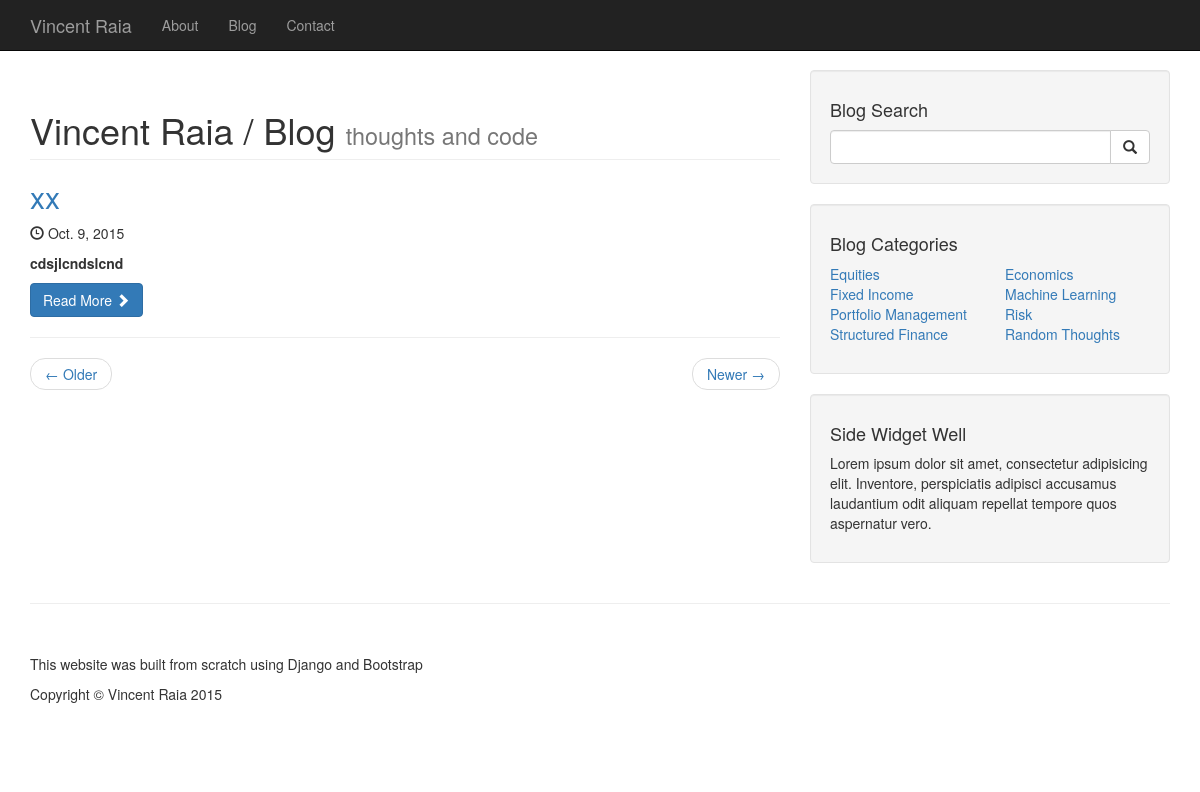
Screenshot of /blog/ with the database file from the repository.
### blog/models.py (models this page shows)
class Post(models.Model):
    title = models.CharField(max_length=255)
    slug = models.SlugField(unique=True, max_length=255)
    description = RichTextField()
    content = RichTextField()
    published = models.BooleanField(default=True)
    created = models.DateTimeField(auto_now_add=True)

### blog/views.py (the view)
# urls.py: url(r'^blog/$', 'blog.views.index'),
def index(request):
    posts = Post.objects.filter(published=True)
    return render(request, 'blog_posts.html', {'posts': posts})

### templates/blog_posts.html
{% extends "blog.html" %}
{% block posts %}
    {% for post in posts %}
    <h2>
        <a href="{{post.slug}}">{{post.title}}</a>
    </h2>
    <p>
        <span class="glyphicon glyphicon-time"></span> <time datetime="{{post.created|date:"c"}}">{{post.created|date}}</time>
    </p>
    <p>
        {{post.description|safe}}
    </p>
    <a class="btn btn-primary" href="{{post.slug}}">Read More <span class="glyphicon glyphicon-chevron-right"></span></a>
    <hr>
    {% endfor %}
{% endblock %}

### static/css/blog-home.css (style rules this page uses)
body { padding-top: 70px; }

### rows the page displays
Post: title "xx", created "Oct. 9, 2015", description "cdsjlcndslcnd"
